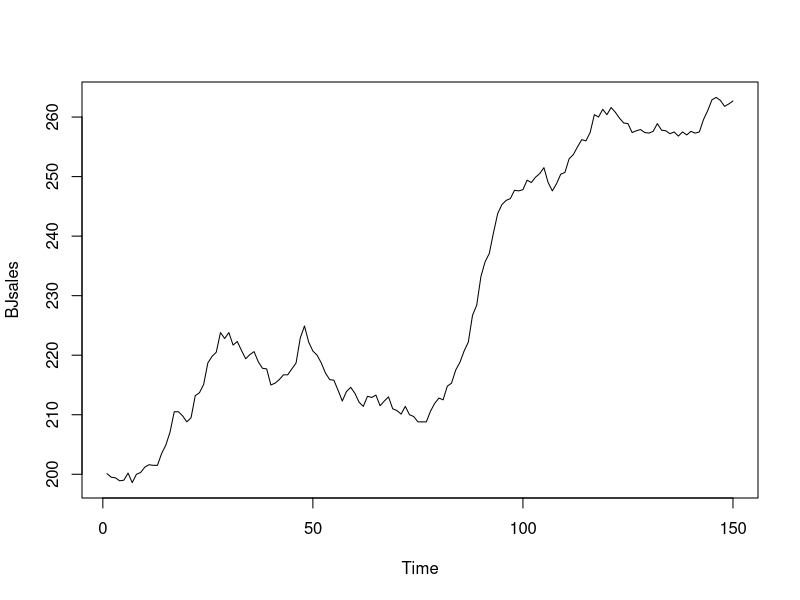
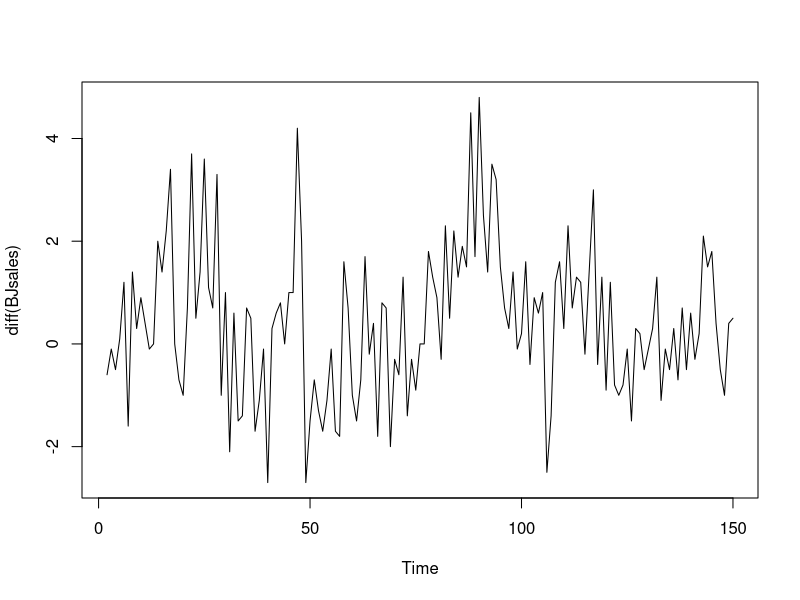
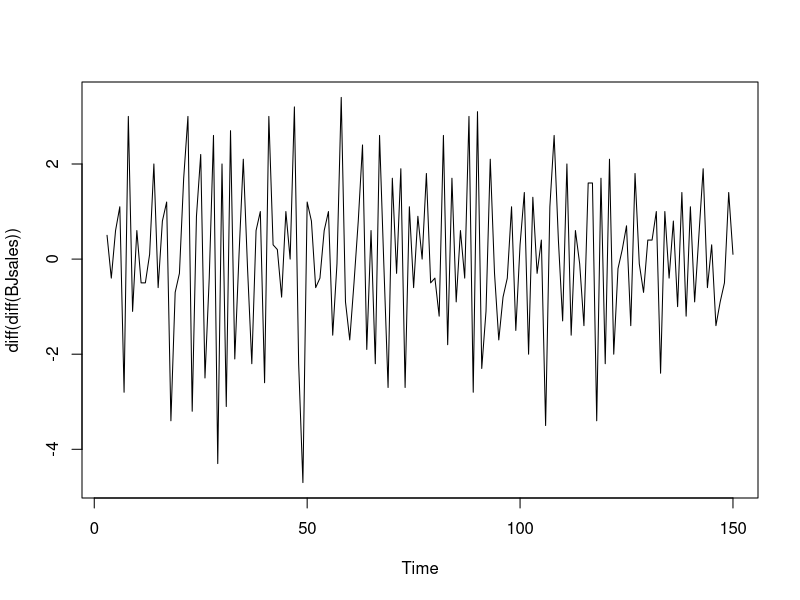
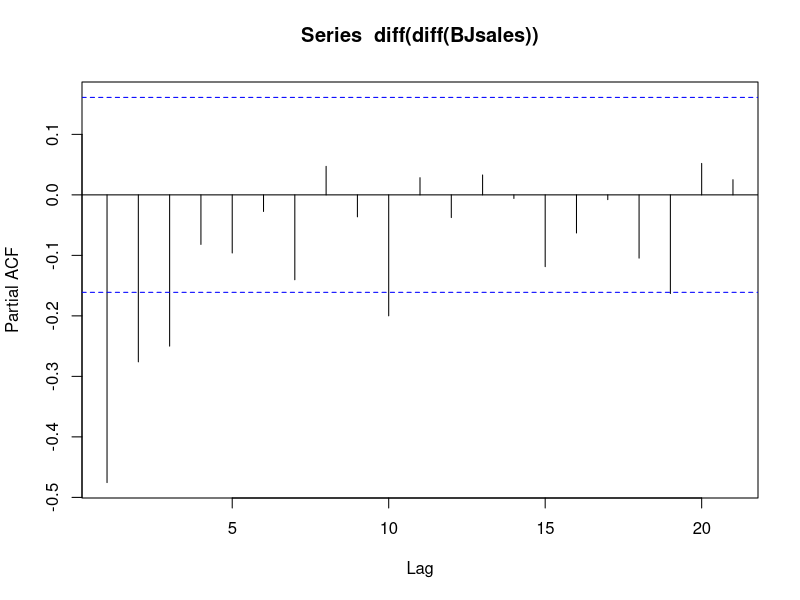
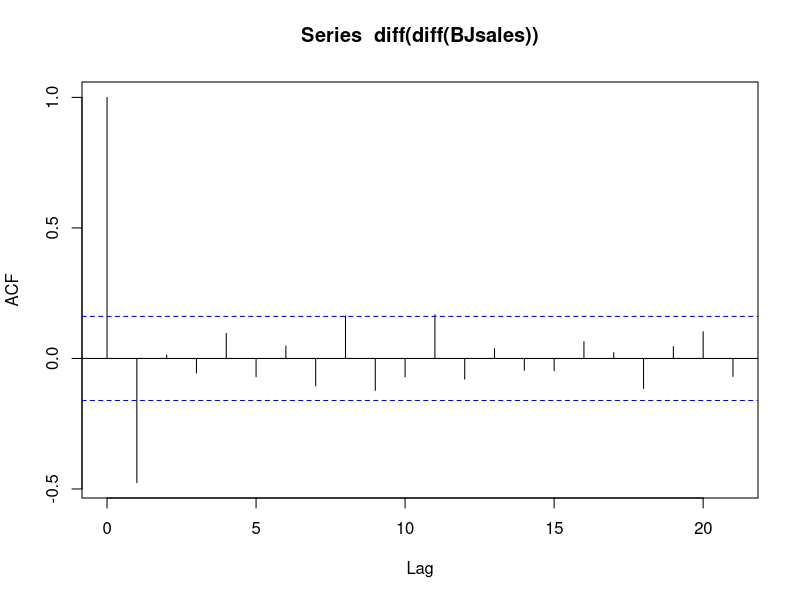
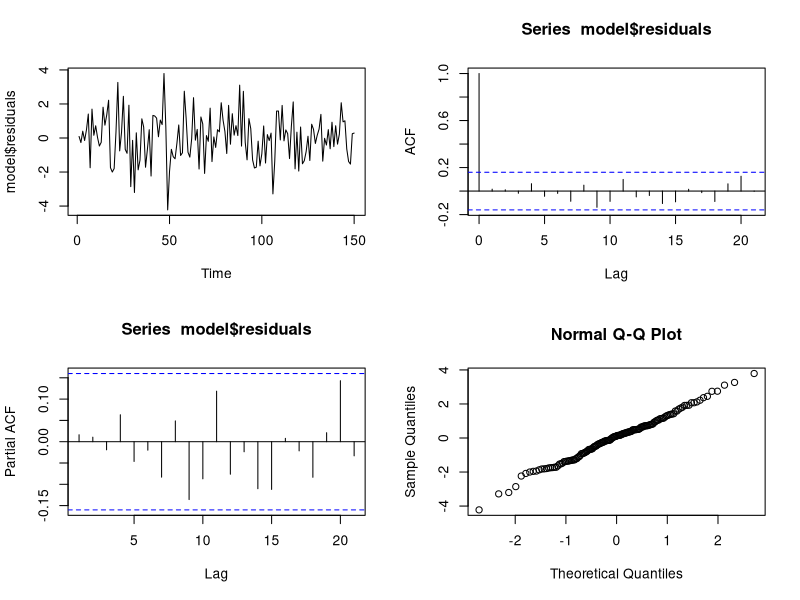
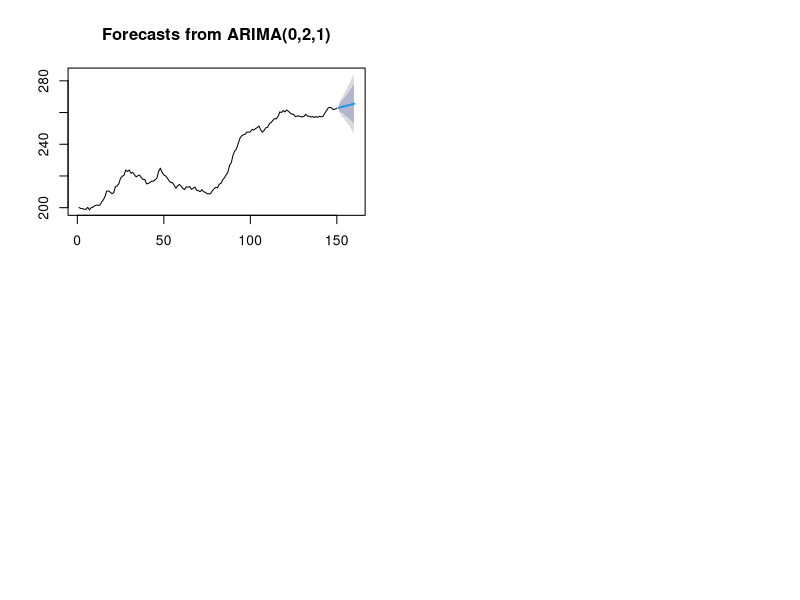

Source code (R) for these figures, in order:
#########################################
#install the requried package
install.packages('datasets')

#Lets have a look  at the data
plot(BJsales)

# There is upward and down ward trend. Time series is not stationary

#Plot the diff as there is a trend in the above plot making the data non stationary
plot(diff(BJsales))

#Still non stationery, take diff again and plot
plot(diff(diff(BJsales)))

#look at the PACF
pacf(diff(diff(BJsales)))

#Ignoring less significant lags, order of AR term can be 0,1,2 or 3

#Look at the ACF
acf(diff(diff(BJsales)))

#Ignoring less significant lags, order of MA term can be 0 or 1

#Lets look at the AIC and SSE for different combination of model parameters:
d=2 # since we had to take difference two times
for(p in 1:4){
  for(q in 1:2){
    if(p+d+q<=6){
      model<-arima(x=BJsales, order = c((p-1),d,(q-1)))
      pval<-Box.test(model$residuals, lag=log(length(model$residuals)))
      sse<-sum(model$residuals^2)
      cat(p-1,d,q-1, 'AIC=', model$aic, ' SSE=',sse,' p-VALUE=', pval$p.value,'\n')
    }
  }
}

# we see model ARIMA(0,2,1) gives lowest AIC value and model ARIMA(1,2,1) gives lowest SSE.
# To make less complex model, ARIMA(0,2,1) is selected

# Lets look at the model parameters
model<-arima(BJsales, order=c(0,2,1))
model

#Lets look at the residuals
par(mfrow=c(2,2))
plot(model$residuals)
acf(model$residuals)
pacf(model$residuals)
qqnorm(model$residuals)

#Using tha bove model, lets forecast the time series
install.packages('forecast')
library(forecast)
forecast(model)
plot(forecast(model))







